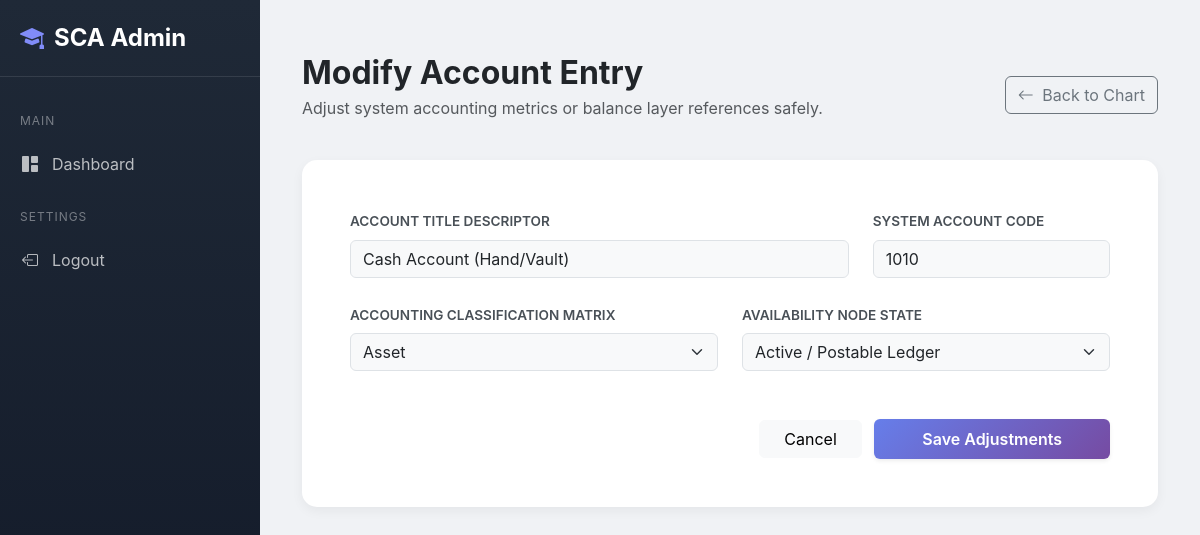
Page /frontend/admin/edit_account.php?id=1 (signed in) on the committed database.
### tables this page shows
CREATE TABLE IF NOT EXISTS accounts (
    id INT AUTO_INCREMENT PRIMARY KEY,
    account_name VARCHAR(255) NOT NULL,
    account_code VARCHAR(100) NOT NULL UNIQUE,
    account_type ENUM('Asset', 'Liability', 'Equity', 'Revenue', 'Expense') NOT NULL,
    status ENUM('active', 'disabled') DEFAULT 'active',
    created_at TIMESTAMP DEFAULT CURRENT_TIMESTAMP
);

### frontend/admin/edit_account.php (the view, shortened to what this page needs)
<?php
require_once '../../backend/config.php';
$account = null;
if (isset($_GET['id']) && !empty(trim($_GET['id']))) {
    $id = intval($_GET['id']);
    try {
        $stmt = $pdo->prepare("SELECT * FROM accounts WHERE id = :id");
        $stmt->execute([':id' => $id]);
        $account = $stmt->fetch();
    } catch (PDOException $e) { $error_msg = "Database Error: " . $e->getMessage(); }
} elseif ($_SERVER['REQUEST_METHOD'] !== 'POST') {
    header("Location: account.php");
    exit();
}
?>
<!DOCTYPE html>
<html lang="en">
<head>
    <link href="https://cdn.jsdelivr.net/npm/bootstrap@5.3.0/dist/css/bootstrap.min.css" rel="stylesheet">
    <link rel="stylesheet" href="https://cdn.jsdelivr.net/npm/bootstrap-icons@1.11.1/font/bootstrap-icons.css">
    <link rel="stylesheet" href="../../assets/css/admin.css">
    <link rel="stylesheet" href="../../assets/css/sidebar.css">
</head>
<body>
    <?php include '../../backend/sidebar.php'; ?>
    <main class="main-content">
        <div class="container-fluid py-4">
            <div class="row align-items-center mb-4">
                <div class="col-md-8">
                    <h2 class="fw-bold text-dark mb-1">Modify Account Entry</h2>
                    <p class="text-muted">Adjust system accounting metrics or balance layer references safely.</p>
                </div>
                <div class="col-md-4 text-md-end">
                    <a href="account.php" class="btn btn-outline-secondary"><i class="bi bi-arrow-left me-1"></i> Back to Chart</a>
                </div>
            </div>
            <?php if ($account): ?>
                <div class="card p-4 p-md-5 bg-white">
                    <form action="<?= htmlspecialchars($_SERVER['PHP_SELF'] . '?id=' . $account['id']) ?>" method="POST">
                        <div class="row g-4">
                            <div class="col-md-8">
                                <label class="form-label text-uppercase">Account Title Descriptor</label>
                                <input type="text" name="account_name" class="form-control bg-light" value="<?= htmlspecialchars($account['account_name']) ?>" required>
                            </div>
                            <div class="col-md-4">
                                <label class="form-label text-uppercase">System Account Code</label>
                                <input type="text" name="account_code" class="form-control bg-light" value="<?= htmlspecialchars($account['account_code']) ?>" required>
                            </div>
                            <div class="col-md-6">
                                <label class="form-label text-uppercase">Accounting Classification Matrix</label>
                                <select name="account_type" class="form-select bg-light" required>
                                    <option value="Asset" <?= $account['account_type'] === 'Asset' ? 'selected' : '' ?>>Asset</option>
                                </select>
                            </div>
                            <div class="col-md-6">
                                <label class="form-label text-uppercase">Availability Node State</label>
                                <select name="status" class="form-select bg-light">
                                    <option value="active" <?= $account['status'] === 'active' ? 'selected' : '' ?>>Active / Postable Ledger</option>
                                </select>
                            </div>
                            <div class="col-12 mt-5 text-end">
                                <a href="accounts.php" class="btn btn-light px-4 me-2">Cancel</a>
                                <button type="submit" class="btn btn-update px-5 py-2 shadow-sm">Save Adjustments</button>
                            </div>
                        </div>
                    </form>
                </div>
            <?php endif; ?>
        </div>
    </main>
</body>
</html>

### assets/css/admin.css (style rules this page uses)
* { margin: 0; padding: 0; box-sizing: border-box; }
body { font-family: 'Poppins', sans-serif; background-color: #f3f4f6; min-height: 100vh; }
.main-content { margin-left: var(--sidebar-width); min-height: 100vh; }

### assets/css/sidebar.css (style rules this page uses)
:root { --primary-color: #4f46e5; --secondary-color: #818cf8; --dark-bg: #1f2937; --sidebar-width: 260px; }

### frontend/admin/edit_account.php (style rules this page uses)
body { background-color: #f0f2f5; font-family: 'Inter', sans-serif; display: flex; }
.main-content { margin-left: 260px; padding: 30px; width: 100%; }
.card { border: none; border-radius: 15px; box-shadow: 0 4px 12px rgba(0, 0, 0, 0.05); }
.form-label { font-weight: 600; font-size: 0.85rem; color: #495057; }
.btn-update { background: linear-gradient(135deg, #667eea 0%, #764ba2 100%); border: none; color: white; font-weight: 600; }

### rows in the picture
accounts: account_name "Cash Account (Hand/Vault)", account_code "1010", account_type "Asset", status "Active / Postable Ledger"

### other values in the picture
$section "MAIN"
$item['label'] "Dashboard"
$section "SETTINGS"
$item['label'] "Logout"
